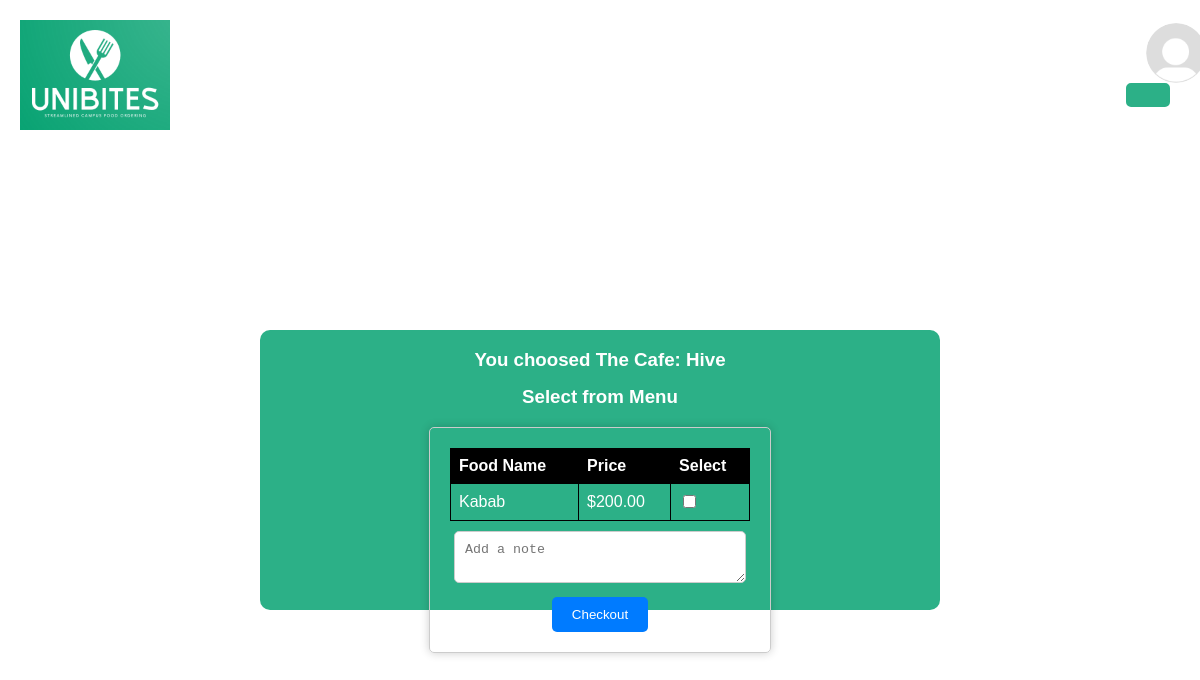
Page /cafe/1/ on the earlier database version.
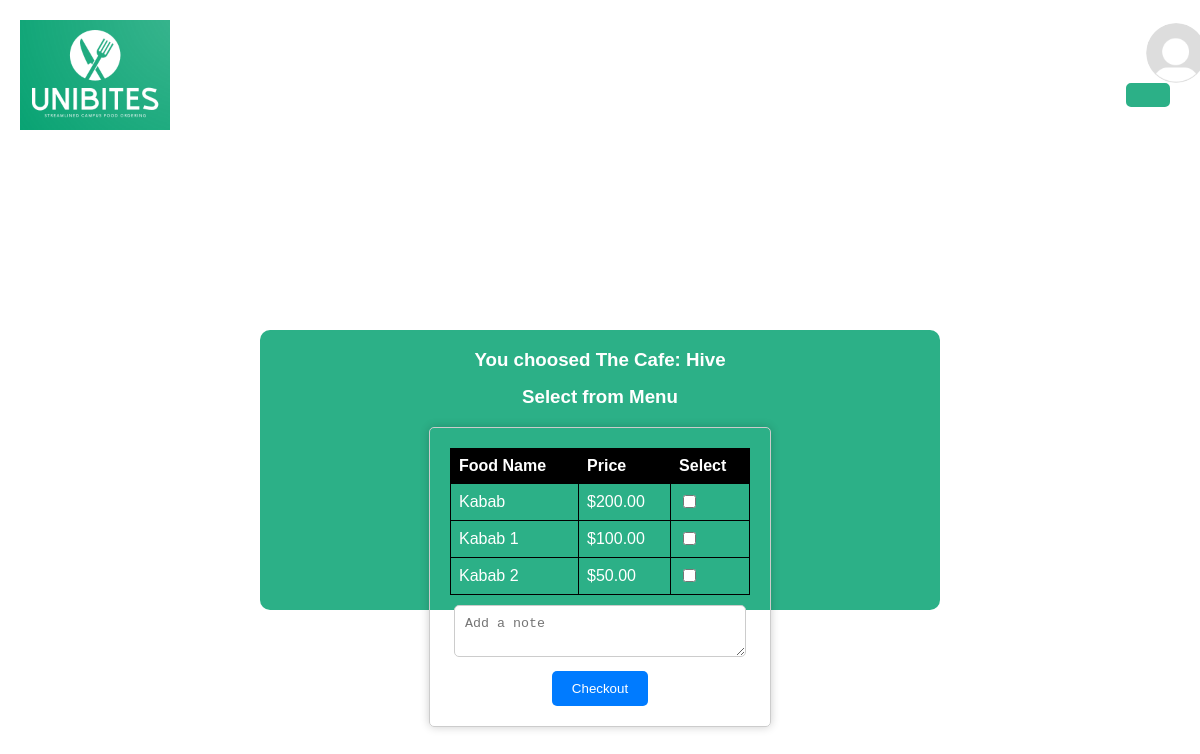
Same page on the later database version.
### App/models.py (models this page shows, shortened)
class Cafe(models.Model):
    name = models.CharField(max_length=100)

class FoodItem(models.Model):
    cafe = models.ForeignKey(Cafe, on_delete=models.CASCADE)
    name = models.CharField(max_length=100)
    price = models.DecimalField(max_digits=6, decimal_places=2)

### App/views.py (the view)
# urls.py: path('cafe/<int:cafe_id>/', food_list, name='food_list'),
def food_list(request, cafe_id):
    cafe = Cafe.objects.get(pk=cafe_id)
    food_items = FoodItem.objects.filter(cafe=cafe)
    return render(request, 'app/food_list.html', {'cafe': cafe, 'food_items': food_items})

### App/templates/app/food_list.html (shortened to what this page needs)
{% load static %}
<!DOCTYPE html>
<html lang="en">
<head>
<link rel="stylesheet" href="{% static 'app/style.css' %}">
</head>
<body>
<div class="header">
  <img src="{% static 'app/logo.png' %}" alt="Logo" class="logo">
  <div class="profile-container">
    <img src="{% static 'app/profile-pic.jpg' %}" alt="Profile Picture" class="profile-pic">
    <button class="login-button">{{user.first_name}}</button>
  </div>
</div>
<div class="container">
  <div class="content-box">
    <h3>    <p class="description">You choosed The Cafe: {{cafe.name}}
    </p></h3><br>
    <h3>    <p class="description">Select from Menu
    </p></h3>
    <form method="post" action="{% url 'app:checkout' cafe.id %}">
    <table>
      <tr>
        <th>Food Name</th>
        <th>Price</th>
        <th>Select</th>
      </tr>
      {% for food_item in food_items %}
      <tr>
        <td>{{ food_item.name }}<td>${{ food_item.price }}</td> <td><input type="checkbox" name="food" value="{{ food_item.id }}"></td></td>
      </tr>
     {% endfor %}
    </table>
    <textarea name="note" placeholder="Add a note"></textarea>
    <button type="submit">Checkout</button>
</form>
  </div>
</div>
</body>
</html>

### App/static/app/style.css (style rules this page uses)
body { margin: 0; padding: 0; font-family: Arial, sans-serif; background-image: url('background-image.jpg'); background-size: cover; background-position: center; background-attachment: fixed; color: #ffffff; }
.header { display: flex; justify-content: space-between; align-items: center; padding: 20px; }
.logo { width: 150px; height: auto; }
.profile-container { display: flex; align-items: center; position: relative; }
.profile-pic { width: 60px; height: 60px; border-radius: 50%; margin-right: 10px; position: absolute; top: -20px; z-index: 2; margin-left: 20px; }
.login-button { padding: 10px 20px; background-color: transparent; color: #ffffff; border: 2px solid #2CB087; background-color: #2CB087; border-radius: 5px; font-size: 30px; cursor: pointer; transition: background-color 0.3s ease, border-color 0.3s ease; position: relative; z-index: 1; margin-top: 40px; margin-right: 10px; }
.container { display: flex; justify-content: center; align-items: start; }
.description { margin-top: -40px; }
.content-box { width: 600px; height: 200px; background-color: #2CB087; padding: 40px; text-align: center; border-radius: 10px; margin-top: 180px; }
table { border-collapse: collapse; width: 100%; max-width: 300px; margin: auto; }
th, td { border: 1px solid #000000; padding: 8px; text-align: left; }
th { background-color: #000000; }
input[type="checkbox"] { margin-right: 5px; }
form { max-width: 300px; margin: 0 auto; padding: 20px; border: 1px solid #ccc; border-radius: 5px; box-shadow: 0px 0px 10px rgba(0, 0, 0, 0.2); }
textarea { width: 90%; padding: 10px; margin-bottom: 10px; margin-top: 10px; border: 1px solid #ccc; border-radius: 5px; }
button { background-color: #007BFF; color: #fff; padding: 10px 20px; border: none; border-radius: 5px; cursor: pointer; }

Differences in the rows shown:
added FoodItem: name "Kabab 1", price "100.00"
added FoodItem: name "Kabab 2", price "50.00"
